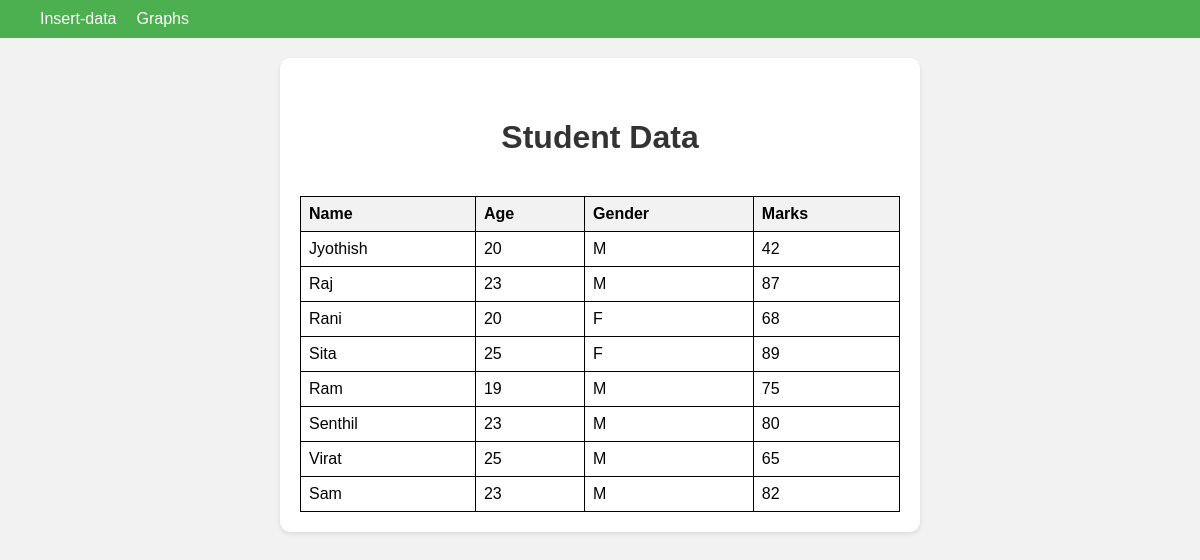
The page /app/view/table.view.php on the database its author committed.
### tables this page shows
CREATE TABLE IF NOT EXISTS `students` (
  `id` int NOT NULL AUTO_INCREMENT,
  `Name` varchar(20) NOT NULL,
  `Age` int NOT NULL,
  `Gender` varchar(1) NOT NULL,
  `Marks` int NOT NULL,
  PRIMARY KEY (`id`)
);

### app/view/table.view.php (the view, shortened to what this page needs)
<!DOCTYPE html>
<html>
<head>
</head>
<body>
    <div class="header">
        <div class="options">
            <div class="option" onclick="redirectTo('home')">Insert-data</div>
            <div class="option" onclick="redirectTo('analysis')">Graphs</div>
        </div>
    </div>
    <div class="container">
        <div class="student-data">
            <h1>Student Data</h1>
            <table>
                <tr>
                    <th>Name</th>
                    <th>Age</th>
                    <th>Gender</th>
                    <th>Marks</th>
                </tr>
                <?php
                $conn = new mysqli(DBHOST, DBUSER, DBPASS, DBNAME);
                $sql = "SELECT Name,Age,Gender,Marks FROM students";
                $result = $conn->query($sql);
                if ($result->num_rows > 0) {
                    while ($row = $result->fetch_assoc()) {
                        echo "<tr>";
                        echo "<td>" . $row["Name"] . "</td>";
                        echo "<td>" . $row["Age"] . "</td>";
                        echo "<td>" . $row["Gender"] . "</td>";
                        echo "<td>" . $row["Marks"] . "</td>";
                        echo "</tr>";
                    }
                } else {
                    echo "<tr><td colspan='3'>No records found</td></tr>";
                }
                ?>
            </table>
        </div>
    </div>
</body>
</html>

### app/view/table.view.php (style rules this page uses)
body { font-family: Arial, sans-serif; background-color: #f2f2f2; margin: 0; padding: 0; }
.header { background-color: #4CAF50; color: #ffffff; padding: 10px 20px; display: flex; justify-content: flex-start; align-items: center; }
.options { display: flex; gap: 20px; margin-left: 20px; }
.option { cursor: pointer; }
.container { max-width: 600px; margin: auto; padding: 20px; background-color: #ffffff; border-radius: 10px; box-shadow: 0 2px 4px rgba(0, 0, 0, 0.1); margin-top: 20px; }
.student-data { display: flex; flex-direction: column; align-items: center; margin-top: 20px; }
h1 { text-align: center; color: #333333; margin-bottom: 20px; }
table { border-collapse: collapse; width: 100%; font-size: 16px; margin-top: 20px; }
th, td { border: 1px solid black; padding: 8px; text-align: left; }
th { background-color: #f2f2f2; }

### rows shown on the page
students: Name "Jyothish", Age "20", Gender "M", Marks "42"
students: Name "Raj", Age "23", Gender "M", Marks "87"
students: Name "Rani", Age "20", Gender "F", Marks "68"
students: Name "Sita", Age "25", Gender "F", Marks "89"
students: Name "Ram", Age "19", Gender "M", Marks "75"
students: Name "Senthil", Age "23", Gender "M", Marks "80"
students: Name "Virat", Age "25", Gender "M", Marks "65"
students: Name "Sam", Age "23", Gender "M", Marks "82"
